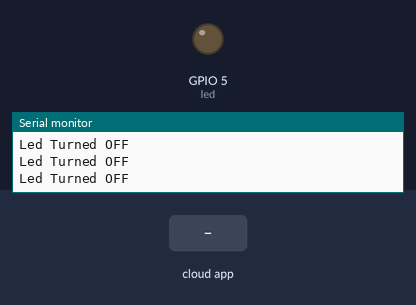
Bench run of a sketch on a simulated ESP8266 (NodeMCU). Shown: output pins drawn as LEDs (lit = HIGH), the last lines printed to the serial monitor. The inputs (shaded band) are chosen by the test bench. WiFi joins after 1.5 s; servers stay silent unless stated; the Firebase database answers and starts empty.

Above: at 3.8 s.
3.9 s: the phone or cloud app sets LED_STATUS to ON
At 4.5 s:
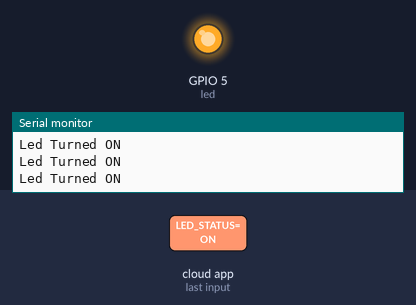
5.5 s: the phone or cloud app sets LED_STATUS to OFF
At 6.9 s:
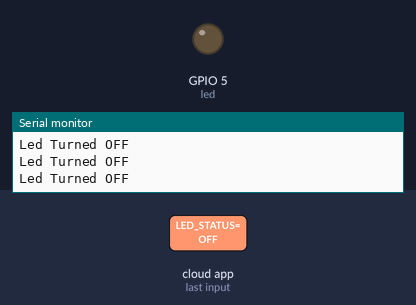
Timing chart, 0 to 8.5 s (numbered marks = the images above; inputs shaded):
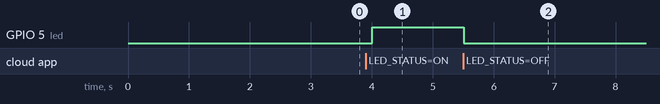

The sketch:

firebaseTest.ino
```cpp
#include <ESP8266WiFi.h>
#include <FirebaseArduino.h>

#define FIREBASE_HOST "apsparkingboardtest-default-rtdb.firebaseio.com"              // the project name address from firebase id
#define FIREBASE_AUTH "xg6KvcccYzCzYCS2TPhRbisbzKzh14iOcumbSGin"       // the secret key generated from firebase
#define WIFI_SSID "dream"
#define WIFI_PASSWORD "600312600"

String fireStatus = "";  // led status received from firebase
int led = 5;

void setup()
{
  Serial.begin(9600);
  delay(1000);
  pinMode(led, OUTPUT);
  WiFi.begin(WIFI_SSID, WIFI_PASSWORD);
  Serial.print("Connecting to ");
  Serial.print(WIFI_SSID);
  while (WiFi.status() != WL_CONNECTED)
  {
    Serial.print(".");
    delay(500);
  }
  Serial.println();
  Serial.print("Connected to ");
  Serial.println(WIFI_SSID);
  Firebase.begin(FIREBASE_HOST, FIREBASE_AUTH);                  // connect to firebase
  Firebase.setString("LED_STATUS", "OFF");                       //send initial string of led status
}

void loop()
{
  fireStatus = Firebase.getString("LED_STATUS");                                      // get ld status input from firebase
  if (fireStatus == "ON")
  {                                                          // compare the input of led status received from firebase
    Serial.println("Led Turned ON");
    digitalWrite(led, HIGH);                                                         // make external led ON
  }
  else if (fireStatus == "OFF")
  {                                                  // compare the input of led status received from firebase
    Serial.println("Led Turned OFF");
    digitalWrite(led, LOW);                                                         // make external led OFF
  }
  else
  {
    Serial.println("Command Error! Please send ON/OFF");
  }
}
```

Measured:
- after the input at 3.9 s, GPIO 5 (led): LOW → HIGH after 0.10 s
- after the input at 5.5 s, GPIO 5 (led): HIGH → LOW at once
